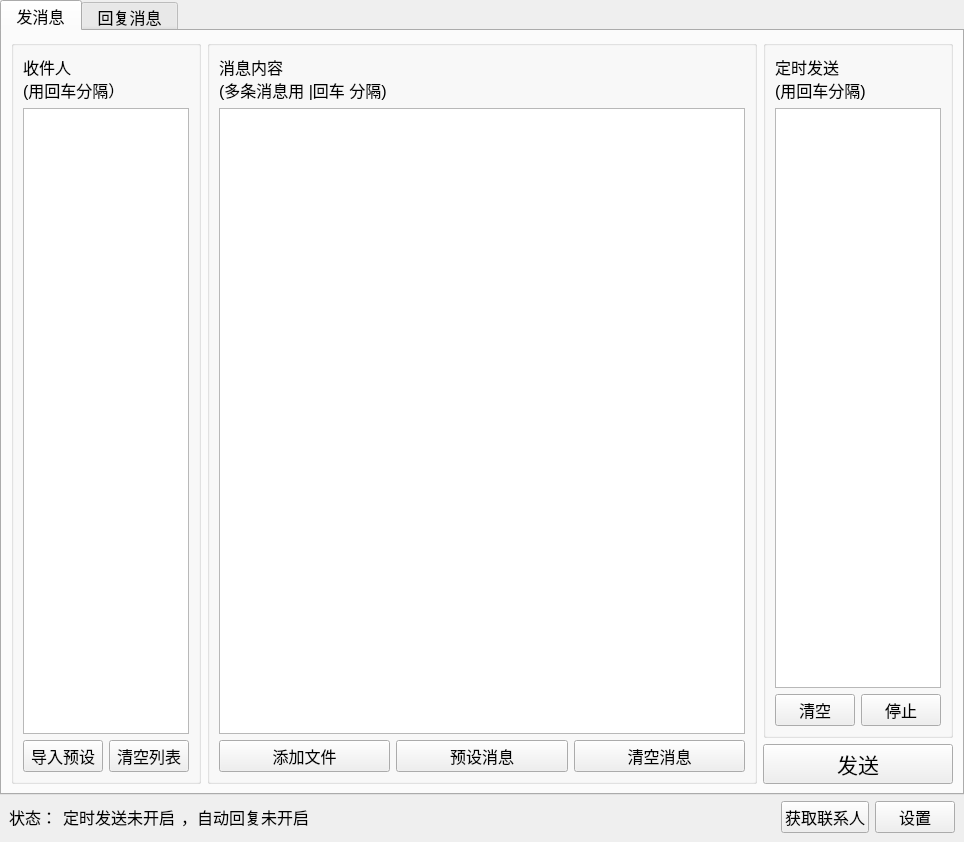
<?xml version="1.0" encoding="UTF-8"?>
<ui version="4.0">
 <class>mainWindow</class>
 <widget class="QMainWindow" name="mainWindow">
  <property name="geometry">
   <rect>
    <x>0</x>
    <y>0</y>
    <width>964</width>
    <height>842</height>
   </rect>
  </property>
  <property name="font">
   <font>
    <family>Microsoft YaHei UI</family>
    <pointsize>16</pointsize>
   </font>
  </property>
  <property name="windowTitle">
   <string>微信群发工具</string>
  </property>
  <property name="autoFillBackground">
   <bool>false</bool>
  </property>
  <property name="styleSheet">
   <string notr="true"/>
  </property>
  <widget class="QWidget" name="centralwidget">
   <property name="styleSheet">
    <string notr="true">/*标签*/
QTabBar{
border-style:none;
}
QTabWidget::pane{}
/*组*/
QGroupBox{
border:1px solid #505050;
background:rgb(250,250,250,250);
border-radius: 5px;
}
/*列表*/
QListView{
background:rgb(255,255,255,255);
border-style: solid;
border-width: 1px;
border-radius: 5px;
border-color: rgb(200,200,200);
padding-left:5px;
padding-right:5px;
}
/*文本*/
QLabel{
background-color:rgb(255,255,255,0);
}
/*按钮*/
QPushButton{
background-color: rgb(250, 250, 250);
border-style: solid;
border-width: 1px;
border-radius: 5px;
border-color: rgb(200,200,200);
padding-left:5px;
padding-right:5px;
}
/*按钮-按下状态*/
QPushButton:pressed{
background-color: rgb(230, 230, 230);
border-style: solid;
border-width: 1px;
border-radius: 5px;
border-color: rgb(200,200,200);
}
/*单行文本框*/
QLineEdit{
background-color: rgb(255, 255, 255);
border-style: solid;
border-width: 1px;
border-radius: 5px;
border-color: rgb(200,200,200);
padding-left:10px;
padding-right:10px;
}
/*多行文本框*/
QTextEdit{
background-color: rgb(255, 255, 255);
border-style: solid;
border-width: 1px;
border-radius: 5px;
border-color: rgb(200,200,200);
padding-left:10px;
padding-right:10px;
}
/*表格*/
QTableWidget{
background-color: rgb(255, 255, 255);
border-style: solid;
border-width: 1px;
border-color: rgb(211, 211, 211);
}
/*表头背景样式*/
QHeaderView{
background-color: rgb(255, 255, 255);
border-style: hidden;
border-width: 0px;
border-color: rgb(211, 211, 211);
border-bottom:1px solid #f3f3f3;
}
QHeaderView::section:vertical { 
background-color: rgb(255, 255, 255);
border: 0px;
border-bottom: 1px solid #e5e5e5;
border-right: 1px solid #e5e5e5;
width:40px;
font:AlignCenter;
}
/*滚动条控制块-减*/
QScrollBar::sub-line{
background-color: rgb(0,0,0,0);
}
/*滚动条控制块-加*/
QScrollBar::add-line{
background-color: rgb(0,0,0,0);
}
/*滚动条*/
QScrollBar{
background-color: #ffffff;
border-style: hidden;
border-width: 0px;
}
/*水平滚动条滑块*/
QScrollBar::handle:horizonal{
background:#fafafa;
border:1px solid #C8C8C8;
border-radius: 5px;
min-width:20px;
}
/*垂直滚动条滑块*/
QScrollBar::handle:vertical{
background:#fafafa;
border:1px solid #C8C8C8;
border-radius: 5px;
min-width:20px;
}
/*下拉列表*/
QComboBox{
background-color:#ffffff;
border-style: solid;
border-width: 1px;
border-radius: 5px;
border-color: rgb(200,200,200);
min-width:60px;
padding-right:10px;
padding-left:10px
}
/*下拉列表的展开区*/
QComboBox QAbstractItemView{
background-color:#ffffff;
border:1px solid #c8c8c8;
selection-background-color:0069ba;
padding-left:10px;
}
/*下拉列表箭头控制块样式*/
QComboBox::drop-down{
background:#ffffff;
width:30px;
border-radius: 5px;
border-style:hidden;
}
/*下拉箭头的样式*/
QComboBox::down-arrow{
width:30px;
image:url(&quot;:/widget/res/ComboBoxArrow.png&quot;);
}
QCheckBox{
background:rgb(250,250,250,0);
}
/*开关-关*/
QCheckBox::indicator:unchecked{
width:70px;
height:20px;
image:url(&quot;:/widget/res/CheckBoxOff.png&quot;);
}
/*开关-开*/
QCheckBox::indicator:checked{
width:70px;
height:20px;
image:url(&quot;:/widget/res/CheckBoxOn.png&quot;);
}C</string>
   </property>
   <layout class="QVBoxLayout" name="verticalLayout_5" stretch="0,0">
    <property name="spacing">
     <number>6</number>
    </property>
    <property name="leftMargin">
     <number>0</number>
    </property>
    <property name="topMargin">
     <number>0</number>
    </property>
    <property name="rightMargin">
     <number>0</number>
    </property>
    <property name="bottomMargin">
     <number>9</number>
    </property>
    <item>
     <widget class="QTabWidget" name="tabWidget">
      <property name="minimumSize">
       <size>
        <width>0</width>
        <height>0</height>
       </size>
      </property>
      <property name="font">
       <font>
        <pointsize>12</pointsize>
       </font>
      </property>
      <property name="currentIndex">
       <number>0</number>
      </property>
      <widget class="QWidget" name="tab">
       <property name="font">
        <font>
         <family>Microsoft YaHei UI</family>
        </font>
       </property>
       <attribute name="title">
        <string> 发消息 </string>
       </attribute>
       <layout class="QHBoxLayout" name="horizontalLayout_4" stretch="1,3,1">
        <item>
         <widget class="QGroupBox" name="groupBox">
          <property name="title">
           <string/>
          </property>
          <layout class="QVBoxLayout" name="verticalLayout_2">
           <item>
            <widget class="QLabel" name="label">
             <property name="font">
              <font>
               <family>Microsoft YaHei UI</family>
               <pointsize>12</pointsize>
              </font>
             </property>
             <property name="text">
              <string>收件人
(用回车分隔）</string>
             </property>
            </widget>
           </item>
           <item>
            <widget class="QTextEdit" name="textEdit_users">
             <property name="font">
              <font>
               <family>Microsoft YaHei</family>
               <pointsize>12</pointsize>
              </font>
             </property>
            </widget>
           </item>
           <item>
            <layout class="QHBoxLayout" name="horizontalLayout" stretch="0,0">
             <item>
              <widget class="QPushButton" name="btn_addUsers">
               <property name="sizePolicy">
                <sizepolicy hsizetype="Minimum" vsizetype="Fixed">
                 <horstretch>0</horstretch>
                 <verstretch>30</verstretch>
                </sizepolicy>
               </property>
               <property name="minimumSize">
                <size>
                 <width>0</width>
                 <height>30</height>
                </size>
               </property>
               <property name="font">
                <font>
                 <family>Microsoft YaHei UI</family>
                 <pointsize>12</pointsize>
                </font>
               </property>
               <property name="text">
                <string>导入预设</string>
               </property>
              </widget>
             </item>
             <item>
              <widget class="QPushButton" name="btn_delUser">
               <property name="sizePolicy">
                <sizepolicy hsizetype="Minimum" vsizetype="Fixed">
                 <horstretch>0</horstretch>
                 <verstretch>30</verstretch>
                </sizepolicy>
               </property>
               <property name="minimumSize">
                <size>
                 <width>0</width>
                 <height>30</height>
                </size>
               </property>
               <property name="font">
                <font>
                 <family>Microsoft YaHei UI</family>
                 <pointsize>12</pointsize>
                </font>
               </property>
               <property name="text">
                <string>清空列表</string>
               </property>
              </widget>
             </item>
            </layout>
           </item>
          </layout>
         </widget>
        </item>
        <item>
         <widget class="QGroupBox" name="groupBox_2">
          <property name="title">
           <string/>
          </property>
          <layout class="QVBoxLayout" name="verticalLayout_4" stretch="0,5,0">
           <item>
            <widget class="QLabel" name="label_2">
             <property name="font">
              <font>
               <family>Microsoft YaHei UI</family>
               <pointsize>12</pointsize>
              </font>
             </property>
             <property name="text">
              <string>消息内容
(多条消息用 |回车 分隔)</string>
             </property>
            </widget>
           </item>
           <item>
            <widget class="QTextEdit" name="textEdit_msg">
             <property name="font">
              <font>
               <family>Microsoft YaHei</family>
               <pointsize>12</pointsize>
              </font>
             </property>
            </widget>
           </item>
           <item>
            <layout class="QHBoxLayout" name="horizontalLayout_3">
             <item>
              <widget class="QPushButton" name="btn_addFile">
               <property name="minimumSize">
                <size>
                 <width>0</width>
                 <height>30</height>
                </size>
               </property>
               <property name="font">
                <font>
                 <family>Microsoft YaHei UI</family>
                 <pointsize>12</pointsize>
                </font>
               </property>
               <property name="text">
                <string>添加文件</string>
               </property>
              </widget>
             </item>
             <item>
              <widget class="QPushButton" name="btn_addPreMsg">
               <property name="sizePolicy">
                <sizepolicy hsizetype="Minimum" vsizetype="Fixed">
                 <horstretch>0</horstretch>
                 <verstretch>30</verstretch>
                </sizepolicy>
               </property>
               <property name="minimumSize">
                <size>
                 <width>0</width>
                 <height>30</height>
                </size>
               </property>
               <property name="font">
                <font>
                 <family>Microsoft YaHei UI</family>
                 <pointsize>12</pointsize>
                </font>
               </property>
               <property name="text">
                <string>预设消息</string>
               </property>
              </widget>
             </item>
             <item>
              <widget class="QPushButton" name="btn_delMsg">
               <property name="minimumSize">
                <size>
                 <width>0</width>
                 <height>30</height>
                </size>
               </property>
               <property name="font">
                <font>
                 <family>Microsoft YaHei UI</family>
                 <pointsize>12</pointsize>
                </font>
               </property>
               <property name="text">
                <string>清空消息</string>
               </property>
              </widget>
             </item>
            </layout>
           </item>
          </layout>
         </widget>
        </item>
        <item>
         <layout class="QVBoxLayout" name="verticalLayout">
          <item>
           <widget class="QGroupBox" name="groupBox_4">
            <property name="title">
             <string/>
            </property>
            <layout class="QVBoxLayout" name="verticalLayout_3">
             <item>
              <widget class="QLabel" name="label_3">
               <property name="font">
                <font>
                 <family>Microsoft YaHei UI</family>
                 <pointsize>12</pointsize>
                </font>
               </property>
               <property name="text">
                <string>定时发送
(用回车分隔)</string>
               </property>
              </widget>
             </item>
             <item>
              <widget class="QTextEdit" name="textEdit_time">
               <property name="font">
                <font>
                 <family>Microsoft YaHei</family>
                 <pointsize>12</pointsize>
                </font>
               </property>
              </widget>
             </item>
             <item>
              <layout class="QHBoxLayout" name="horizontalLayout_5">
               <item>
                <widget class="QPushButton" name="btn_delTime">
                 <property name="sizePolicy">
                  <sizepolicy hsizetype="Minimum" vsizetype="Fixed">
                   <horstretch>0</horstretch>
                   <verstretch>30</verstretch>
                  </sizepolicy>
                 </property>
                 <property name="minimumSize">
                  <size>
                   <width>0</width>
                   <height>30</height>
                  </size>
                 </property>
                 <property name="font">
                  <font>
                   <family>Microsoft YaHei UI</family>
                   <pointsize>12</pointsize>
                  </font>
                 </property>
                 <property name="text">
                  <string>清空</string>
                 </property>
                </widget>
               </item>
               <item>
                <widget class="QPushButton" name="btn_endTime">
                 <property name="minimumSize">
                  <size>
                   <width>0</width>
                   <height>30</height>
                  </size>
                 </property>
                 <property name="font">
                  <font>
                   <family>Microsoft YaHei UI</family>
                   <pointsize>12</pointsize>
                  </font>
                 </property>
                 <property name="text">
                  <string>停止</string>
                 </property>
                </widget>
               </item>
              </layout>
             </item>
            </layout>
           </widget>
          </item>
          <item>
           <widget class="QPushButton" name="btn_send">
            <property name="minimumSize">
             <size>
              <width>0</width>
              <height>40</height>
             </size>
            </property>
            <property name="font">
             <font>
              <family>Microsoft YaHei UI</family>
              <pointsize>16</pointsize>
              <weight>50</weight>
              <bold>false</bold>
             </font>
            </property>
            <property name="styleSheet">
             <string notr="true">border-color: rgb(0,0,0);</string>
            </property>
            <property name="text">
             <string>发送</string>
            </property>
           </widget>
          </item>
         </layout>
        </item>
       </layout>
      </widget>
      <widget class="QWidget" name="tab_2">
       <attribute name="title">
        <string> 回复消息 </string>
       </attribute>
       <widget class="QLabel" name="label_4">
        <property name="geometry">
         <rect>
          <x>110</x>
          <y>130</y>
          <width>211</width>
          <height>101</height>
         </rect>
        </property>
        <property name="font">
         <font>
          <pointsize>20</pointsize>
         </font>
        </property>
        <property name="text">
         <string>尚未开发</string>
        </property>
       </widget>
       <widget class="QTableWidget" name="tableWidget">
        <property name="geometry">
         <rect>
          <x>280</x>
          <y>260</y>
          <width>541</width>
          <height>192</height>
         </rect>
        </property>
        <row>
         <property name="text">
          <string>新建行</string>
         </property>
        </row>
        <column>
         <property name="text">
          <string>新建列</string>
         </property>
        </column>
        <column>
         <property name="text">
          <string>新建列</string>
         </property>
        </column>
        <column>
         <property name="text">
          <string>新建列</string>
         </property>
        </column>
       </widget>
      </widget>
     </widget>
    </item>
    <item>
     <layout class="QHBoxLayout" name="horizontalLayout_2">
      <property name="spacing">
       <number>6</number>
      </property>
      <property name="leftMargin">
       <number>9</number>
      </property>
      <property name="rightMargin">
       <number>9</number>
      </property>
      <item>
       <widget class="QLabel" name="label_5">
        <property name="font">
         <font>
          <family>Microsoft YaHei UI</family>
          <pointsize>12</pointsize>
         </font>
        </property>
        <property name="text">
         <string>状态：</string>
        </property>
       </widget>
      </item>
      <item>
       <widget class="QLabel" name="label_clock">
        <property name="font">
         <font>
          <family>Microsoft YaHei</family>
          <pointsize>12</pointsize>
         </font>
        </property>
        <property name="text">
         <string>定时发送未开启</string>
        </property>
       </widget>
      </item>
      <item>
       <widget class="QLabel" name="label_resive">
        <property name="font">
         <font>
          <family>Microsoft YaHei UI</family>
          <pointsize>12</pointsize>
         </font>
        </property>
        <property name="text">
         <string>，自动回复未开启</string>
        </property>
       </widget>
      </item>
      <item>
       <spacer name="horizontalSpacer">
        <property name="orientation">
         <enum>Qt::Horizontal</enum>
        </property>
        <property name="sizeHint" stdset="0">
         <size>
          <width>40</width>
          <height>20</height>
         </size>
        </property>
       </spacer>
      </item>
      <item>
       <widget class="QPushButton" name="btn_getUsers">
        <property name="minimumSize">
         <size>
          <width>0</width>
          <height>30</height>
         </size>
        </property>
        <property name="font">
         <font>
          <family>Microsoft YaHei UI</family>
          <pointsize>12</pointsize>
         </font>
        </property>
        <property name="text">
         <string>获取联系人</string>
        </property>
       </widget>
      </item>
      <item>
       <widget class="QPushButton" name="btn_setting">
        <property name="minimumSize">
         <size>
          <width>0</width>
          <height>30</height>
         </size>
        </property>
        <property name="baseSize">
         <size>
          <width>0</width>
          <height>0</height>
         </size>
        </property>
        <property name="font">
         <font>
          <family>Microsoft YaHei UI</family>
          <pointsize>12</pointsize>
         </font>
        </property>
        <property name="text">
         <string>设置</string>
        </property>
       </widget>
      </item>
     </layout>
    </item>
   </layout>
  </widget>
 </widget>
 <resources>
  <include location="../../XPicTools/ui/icon.qrc"/>
 </resources>
 <connections/>
</ui>
